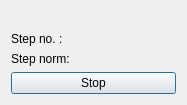
<?xml version="1.0" encoding="UTF-8"?>
<ui version="4.0">
 <class>GenerationProgressDialog</class>
 <widget class="QDialog" name="GenerationProgressDialog">
  <property name="windowModality">
   <enum>Qt::ApplicationModal</enum>
  </property>
  <property name="geometry">
   <rect>
    <x>0</x>
    <y>0</y>
    <width>187</width>
    <height>105</height>
   </rect>
  </property>
  <property name="windowTitle">
   <string>Generation progress</string>
  </property>
  <property name="modal">
   <bool>true</bool>
  </property>
  <layout class="QGridLayout" name="gridLayout">
   <item row="1" column="0">
    <widget class="QLabel" name="label">
     <property name="text">
      <string>Step no. :</string>
     </property>
    </widget>
   </item>
   <item row="3" column="0" colspan="2">
    <widget class="QPushButton" name="pbFinish">
     <property name="text">
      <string>Stop</string>
     </property>
    </widget>
   </item>
   <item row="1" column="1">
    <widget class="QLabel" name="lblCurrentStep">
     <property name="text">
      <string/>
     </property>
    </widget>
   </item>
   <item row="2" column="1">
    <widget class="QLabel" name="lblStepLength">
     <property name="text">
      <string/>
     </property>
    </widget>
   </item>
   <item row="2" column="0">
    <widget class="QLabel" name="lblTitleLen">
     <property name="text">
      <string>Step norm:</string>
     </property>
    </widget>
   </item>
   <item row="0" column="0" colspan="2">
    <widget class="QLabel" name="lblStage">
     <property name="text">
      <string/>
     </property>
     <property name="alignment">
      <set>Qt::AlignCenter</set>
     </property>
    </widget>
   </item>
  </layout>
 </widget>
 <resources/>
 <connections/>
</ui>
